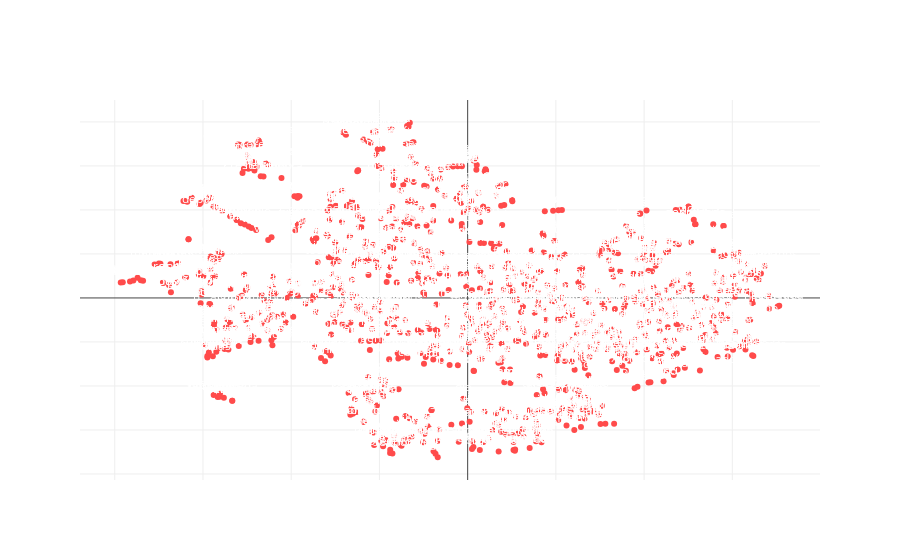

Notebook code cell kept with this figure:
### Code cell
visualize_embeddings(model)

### Figure 1 — Plotly figure (JSON) as saved in the notebook; plotly's stock layout.template omitted (floating-point values rounded to 4 significant figures; data arrays with more than 128 entries replaced by an {"elided": "..."} marker saying what was removed)
{"data": [{"hovertemplate": "Dimension 1=%{x}<br>Dimension 2=%{y}<br>Token=%{text}<extra></extra>", "legendgroup": "", "marker": {"color": "#FF4B4B", "symbol": "circle"}, "mode": "markers+text", "name": "", "orientation": "v", "showlegend": false, "text": {"elided": "1000 str values"}, "textfont": {"color": "white"}, "textposition": "top center", "type": "scatter", "x": {"elided": "1000 float values"}, "xaxis": "x", "y": {"elided": "1000 float values"}, "yaxis": "y"}], "layout": {"font": {"color": "white"}, "hoverlabel": {"bgcolor": "white", "font": {"color": "black", "size": 12}}, "legend": {"tracegroupgap": 0}, "paper_bgcolor": "rgba(0, 0, 0, 0)", "plot_bgcolor": "rgba(0, 0, 0, 0)", "title": {"text": "t-SNE Visualization of Word Embeddings"}, "xaxis": {"anchor": "y", "domain": [0, 1], "title": {"text": "Dimension 1"}}, "yaxis": {"anchor": "x", "domain": [0, 1], "title": {"text": "Dimension 2"}}}}
